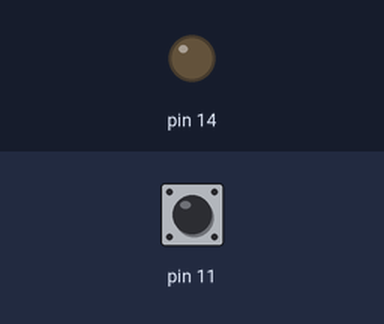
Simulated run of this sketch. Board: Arduino Uno, built with avr-gcc and run on an emulated ATmega328P. Shown: output pins drawn as LEDs (lit = HIGH). The test bench sets the inputs (shaded band); at power-on: pin 11 HIGH.

Above: at 1.2 s.
1.3 s: pin 11 pulled LOW for 0.15 s
At 1.7 s:
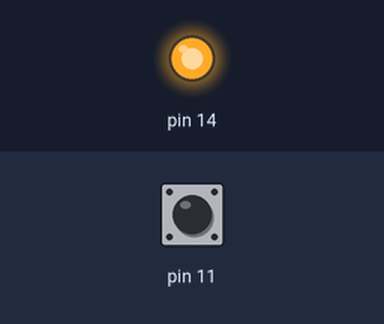
2.9 s: pin 11 pulled LOW for 1 s
At 4.1 s:
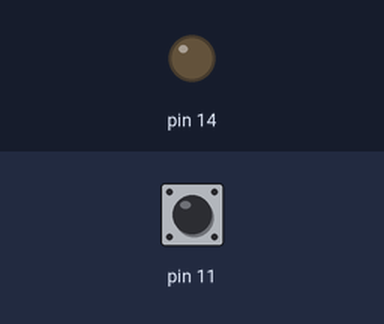
5.4 s: pin 11 pulled LOW for 3.2 s
At 6.0 s:
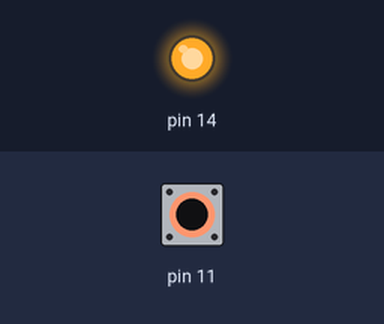
Timing chart, 0 to 8.4 s (numbered marks = the images above; inputs shaded):
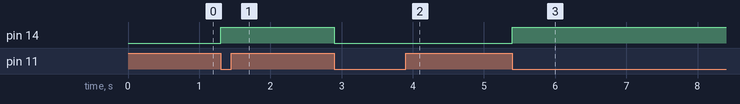

The sketch:

task3.ino
```cpp
ISR(PCINT0_vect){
  if (!(PINB & (1 << PINB3))){
    PORTC ^= (1 << PORTC0);   //inversam starea doar atunci cand butonul e apasat pentru ca avem
                              //interrupt si la press si la release
  }
}

void setup() {
  DDRC |= (1 << DDC0);      //PC0 (A0) iesire
  PORTC &= ~(1 << PORTC0);  //Initial pe 0

  DDRB &= ~(1 << DDB3);     //PB3 (D11) input
  PORTB |= (1 << PORTB3);   //internal pull-up

  PCICR |= (1 << PCIE0);    //interrupt on change pe portul B
  PCMSK0 |= (1 << PCINT3);  //pornim interrupt on change pe pinul 11

  sei();                    //setam global interrupt enable
}

void loop() {
  //totul se intampla in ISR
}
```

Measured:
- after the input at 1.3 s, pin 14: LOW → HIGH at once
- after the input at 2.9 s, pin 14: HIGH → LOW at once
- after the input at 5.4 s, pin 14: LOW → HIGH at once
